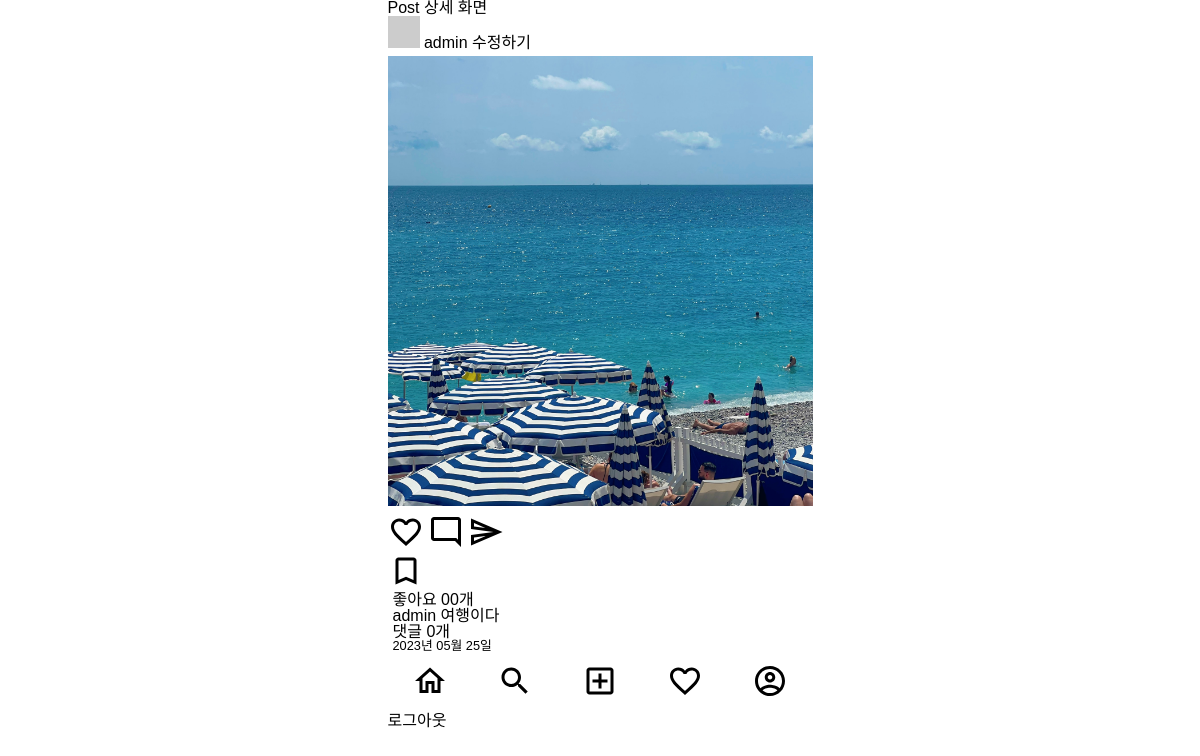
The app's page /posts/1/ (signed in) with its own data.
### posts/models.py (models this page shows)
class Post(models.Model):
    image = models.ImageField(verbose_name='이미지', null=True, blank=True)
    content = models.TextField(verbose_name='내용')
    created_at = models.DateTimeField(verbose_name='작성일', auto_now_add=True)
    view_count = models.IntegerField(verbose_name='조회수', default=0)
    writer = models.ForeignKey(to=User, on_delete=models.CASCADE, null=True, blank=True)

### users/models.py (models this page shows)
class User(AbstractUser):
    phone = models.CharField(verbose_name='전화번호', max_length=11)
    objects = UserManager()

### posts/views.py (the view)
# urls.py: path('<int:id>/', post_detail_view, name='post-detail'),
def post_detail_view(request, id):
    try:
        post = Post.objects.get(id=id)
    except Post.DoesNotExist:
        return redirect('index')
    context = {
        'post': post,
        'form': PostDetailForm(),
    }
    return render(request, 'posts/post_detail.html', context)

### templates/posts/post_detail.html (shortened to what this page needs)
{% extends 'base.html' %}
{% block content %}
<h1>Post 상세 화면</h1>
{% include 'mixin/posts/post_card.html' with detail=True %}
{% endblock %}

### templates/mixin/posts/post_card.html (shortened to what this page needs)
{% load static %}
<div class="card">
    <div class="card_header">
        <img src="http://via.placeholder.com/32x32" alt="프로필이미지">
        <a href="#">
            <span class="card_user-name">{{ post.writer }}</span>
        </a>
        {% if request.user == post.writer %}
        <a href="{% url 'posts:post-update' post.id %}">수정하기</a>
        {% endif %}
    </div>
    <div class="card_body">
        <div>
            {% if post.image %}
            <img class="card__image" src="{{ post.image.url }}" alt="">
            {% else %}
            <img class="card__image" src="http://via.placeholder.com/600x600" alt="">
            {% endif %}
        </div>
        <div class="card_btn-group">
            <div>
                <img class="card_btn" src="{% static 'icons/favorite_outlined_black_36dp.svg' %}" alt="좋아요">
                <img class="card_btn" src="{% static 'icons/mode_comment_outlined_black_36dp.svg' %}" alt="댓글">
                <img class="card_btn" src="{% static 'icons/send_outlined_black_36dp.svg' %}" alt="공유하기">
            </div>
            <div>
                <img class="card_btn" src="{% static 'icons/bookmark_outlined_black_36dp.svg' %}" alt="북마크">
            </div>
        </div>
        <div class="card_content">
            <span class="card_like-num">좋아요 00개</span>
            <div class="card_main-text">
                <p><span class="card_user-name">{{ post.writer }} </span>
                    {% if not detail %}
                    {{post.content|truncatechars:35}}
                    {% else %}
                    {{post.content}}
                    {% endif %}
                </p>
            </div>
            <div>
                <p>댓글 {{ post.comment_set.all.count }}개
                </p>
                <p class="card__created-at">{{post.created_at|date:"Y년 m월 d일"}}</p>
            </div>
        </div>
    </div>
</div>

### static/css/index.css (style rules this page uses)
.container { display: flex; flex-direction: column; max-width: 425px; }
body { font-family: 'Noto Sans KR', sans-serif; margin: 0 auto 60px auto; }
.card__image { height: 450px; width: 100%; margin: 5px 0; object-fit: cover; }
.card_content { display: flex; flex-direction: column; padding: 0 5px; }
.card__created-at { font-weight: lighter; font-size: 0.8rem; }

### records on screen
Post: writer "admin", image (picture), content "여행이다", comment_set.all.count "0", created_at "2023년 05월 25일"
